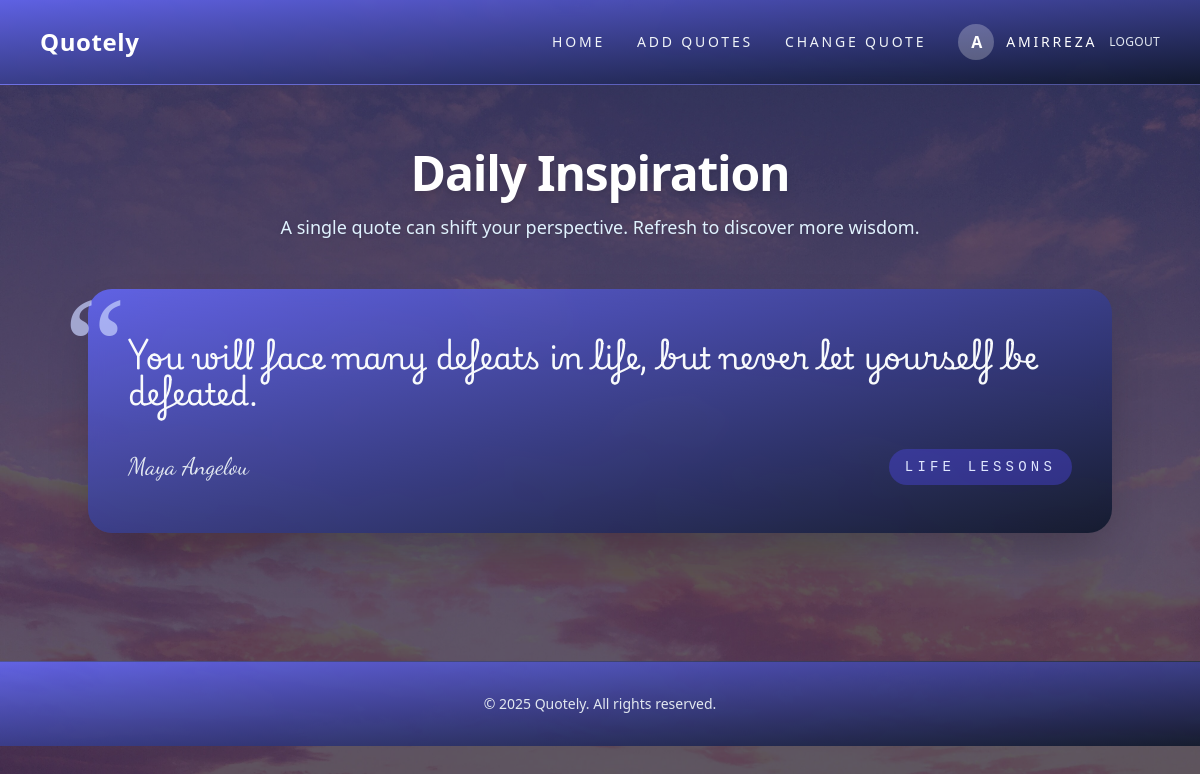
The app's page / (signed in) with its own data.
### polls/models.py (models this page shows, shortened)
class Quotes(models.Model):
    content = models.TextField()
    author = models.ForeignKey(Author, on_delete=models.CASCADE, related_name="quotes")
    tags = models.ManyToManyField(Tag, blank=True, related_name="quotes")
    created_at = models.DateTimeField(auto_now_add=True)  # new field
    featured = models.BooleanField(default=False)
    updated_at = models.DateTimeField(auto_now=True, null=True)  # new field

class Author(models.Model):
    name = models.CharField(max_length=100, unique=True)
    bio = models.TextField(blank=True)

class TagCategory(models.Model):
    name = models.CharField(max_length=100, unique=True)
    description = models.TextField(blank=True)
    class Meta:
        verbose_name = "Tag category"
        verbose_name_plural = "Tag categories"

### polls/views.py (the view)
# urls.py: 2. Add a URL to urlpatterns:  path('', Home.as_view(), name='home')
def Home(request):
    quote_payload = randomQuote()
    context = {}
    if quote_payload:
        quote_obj = quote_payload["quote"]
        category = quote_payload["category"] or "Uncategorized"
        context = {
            "quote_obj": quote_obj,
            "category": category,
        }
    return render(request, "Home.html", context)

### polls/utils.py (called while the page is built)
def randomQuote():
    quotes = list(
        Quotes.objects.select_related("author").prefetch_related("tags__category")
    )
    if not quotes:
        return None
    random_quote = random.choice(quotes)
    category_name = next(
        (
            tag.category.name
            for tag in random_quote.tags.all()
            if tag.category is not None
        ),
        None,
    )
    return {"quote": random_quote, "category": category_name}

### polls/templates/Home.html (shortened to what this page needs)
{% extends "base.html" %}
{% block content %}
<section class="py-16">
    <div class="max-w-5xl mx-auto">
        <div class="text-center mb-12">
            <h1 class="text-4xl md:text-5xl font-semibold text-white tracking-tight drop-shadow-lg">Daily Inspiration</h1>
            <p class="mt-4 text-sky-100 text-lg drop-shadow">A single quote can shift your perspective. Refresh to discover more wisdom.</p>
        </div>
        {% if quote_obj %}
        <article class="relative bg-gradient-to-br from-indigo-500/90 to-slate-900/90 backdrop-blur shadow-2xl rounded-3xl px-10 py-12 text-left">
            <div class="absolute -top-12 -left-6 text-indigo-200/70 text-[140px] font-serif select-none">“</div>
            <blockquote class="relative">
                <p class="font-playwrite text-2xl md:text-3xl text-slate-50 leading-relaxed">{{ quote_obj.content }}</p>
            </blockquote>
            <div class="mt-10 flex flex-col md:flex-row md:items-center md:justify-between gap-4 text-slate-200">
                <a href="/Authors/{{ quote_obj.author.name|slugify }}/" class="font-dancing text-2xl hover:text-white transition-colors underline-offset-4 hover:underline">
                    {{ quote_obj.author.name }}
                </a>
                <span class="font-bitcount text-sm tracking-[0.3em] uppercase bg-indigo-600/40 px-4 py-2 rounded-full text-indigo-100">
                    {{ category }}
                </span>
            </div>
        </article>
        {% else %}
        <div class="bg-slate-900/60 text-slate-100 p-10 rounded-3xl shadow-2xl text-center">
            <p class="text-xl">No quotes yet. Be the first to <a class="underline text-indigo-200" href="{% url 'add_quote' %}">add one</a>.</p>
        </div>
        {% endif %}
    </div>
</section>
{% endblock %}

### polls/templates/base.html (shortened to what this page needs)
{% load static %}
<!DOCTYPE html>
<html lang="en" class="scroll-smooth">
<head>
    <script src="https://cdn.tailwindcss.com?plugins=forms,typography"></script>
</head>
<body class="min-h-screen bg-slate-950 text-slate-100">
    <header class="bg-gradient-to-br from-indigo-500/90 to-slate-900/90 backdrop-blur border-b border-white/10">
        <div class="max-w-6xl mx-auto px-4">
            <div class="flex items-center justify-between py-6">
                <a href="{% url 'home' %}" class="text-2xl font-semibold tracking-wide text-white hover:text-brand-light transition">Quotely</a>
                <nav class="hidden md:flex items-center space-x-8 text-sm uppercase tracking-[0.2em]">
                    <a href="{% url 'home' %}"
                       class="text-slate-100 transition duration-300 ease-in-out transform-gpu hover:text-white hover:scale-110">Home</a>
                    <a href="{% url 'add_quote' %}"
                       class="text-slate-100 transition duration-300 ease-in-out transform-gpu hover:text-white hover:scale-110">Add Quotes</a>
                    <a href="{% url 'change_quote' %}"
                       class="text-slate-100 transition duration-300 ease-in-out transform-gpu hover:text-white hover:scale-110">Change Quote</a>
                    {% if user.is_authenticated %}
                        <div class="flex items-center space-x-3">
                            <div class="w-9 aspect-square rounded-full bg-white/25 flex items-center justify-center text-white">
                                  <span class="font-semibold text-base leading-none relative left-[1.9px]">
                                    {{ user.username|slice:":1"|upper }}
                                 </span>
</div>
                            <div class="text-white font-medium">{{ user.username }}</div>
                            <a href="{% url 'signout' %}" class="text-slate-200 hover:text-white text-xs tracking-wide">Logout</a>
                        </div>
                    {% else %}
                        <a href="{% url 'signin' %}" class="text-slate-100 hover:text-white hover:font-semibold transition duration-200">Sign In</a>
                        <a href="{% url 'signup' %}" class="text-white bg-brand px-4 py-2 rounded-full shadow hover:bg-brand-light transition">Sign Up</a>
                    {% endif %}
                </nav>
            </div>
        </div>
    </header>
    <main class="max-w-6xl mx-auto px-4">
        {% block content %}{% endblock %}
    </main>
    <footer class="mt-16 border-t border-white/10 py-8 text-center text-sm text-slate-200 bg-gradient-to-br from-indigo-500/90 to-slate-900/90">
        &copy; {{ year|default:"2025" }} Quotely. All rights reserved.
    </footer>
</body>
</html>

### records on screen
Quotes: content "You will face many defeats in life, but never let yourself be defeated.", author.name "Maya Angelou"
TagCategory: name "LIFE LESSONS"

### other values on screen
{{ user.username|slice:":1"|upper }} "A"
{{ user.username }} "AMIRREZA"
{{ year|default:"2025" }} "2025"
